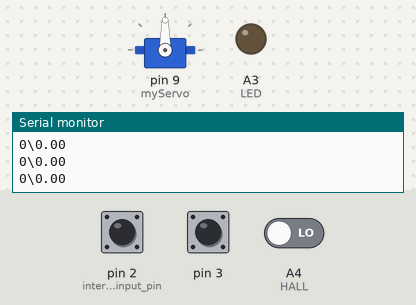
Bench run of a sketch on a simulated Arduino Uno, built for the host (arithmetic inside an expression is 32-bit, double 64-bit). On the bench: servo, output pins drawn as LEDs (lit = HIGH), the last lines printed to the serial monitor. The inputs (shaded band) are chosen by the test bench; at power-on: pin 2 (internal_pullup_input_pin) HIGH, pin 3 HIGH, A4 (HALL) LOW.

Above: at 1.8 s.
1.9 s: pin 2 (internal_pullup_input_pin) pulled LOW for 0.6 s
At 3.4 s:
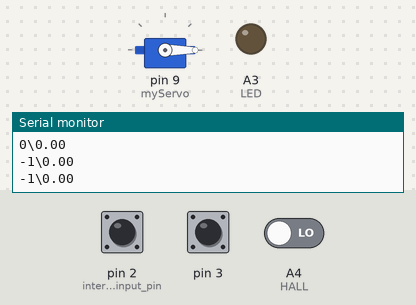
Timing chart, 0 to 4.9 s (numbered marks = the images above; inputs shaded):
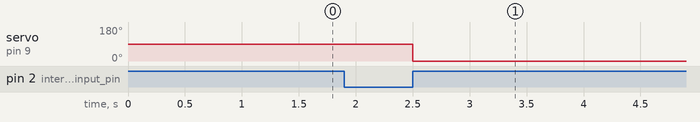

The sketch:

arduino_velocity_and_angle.ino
```cpp
#include <Servo.h>
// set up the variables
#define LED A3
#define HALL A4
int revolutions = 0;
const int radius = 9; //wheel radius in inches
float circumference;
long timer = 0; // time ebtween one full rotation (in ms)
float velocity = 0.00; // miles per hours
int maxHallCounter = 100; //min time (in ms) of one rotation (for debouncing)
int hallCounter;
volatile long temp, pos, counter = 0;
int hallVal;
Servo myServo;

void setup() {
  circumference = M_PI * 2 * radius;
  hallCounter = maxHallCounter;

  // set up of ENCODER
  pinMode(2, INPUT_PULLUP); // internal pullup input pin 2
  pinMode(3, INPUT_PULLUP); // internalเป็น pullup input pin 3
  //Setting up interrupt
  //A rising pulse from encodenren activated ai0(). AttachInterrupt 0 is DigitalPin nr 2 on moust Arduino.
  attachInterrupt(0, ai0, RISING);

  //B rising pulse from encodenren activated ai1(). AttachInterrupt 1 is DigitalPin nr 3 on moust Arduino.
  attachInterrupt(1, ai1, RISING);

  myServo.attach(9,544,2500);

  //set up of HE-SENSOR
  pinMode(LED, OUTPUT);
  pinMode(HALL, INPUT);

  //TIMER SETUP - timer interrupt allows precise timed measurements of the switch
  cli(); //stop interrupts

  //set timer1 intterupt at 1kHz
  TCCR1A = 0; // set entire TCCR1A register to 0
  TCCR1B = 0; // set entire TCCR1B register to 0
  TCNT1 = 0; // set entire TCNT1 register to 0

  //set timer count for 1khz increments
  OCR1A = 1999; //(1/1000) / ((1/16*10^6)) * 8) - 1
  //turn on CTC
  TCCR1B |= (1 << WGM12);
  //set CS11 bit for 8 prescaler
  TCCR1B |= (1 << CS11);
  //enable timer compare interrupt
  TIMSK1 |= (1 << OCIE1A);

  sei(); //allow interrupts
  //END TIMER SETUP

  Serial.begin (9600);

}

ISR(TIMER2_COMPA_vect){ //interrupt at freq of 1kHZ to measure reed switch
//switched from TIMER1_COMPA_VECTOR to TIMER2 because overlap in timers with the Servo
  hallVal = digitalRead(HALL); //get val of HALL
  if (hallVal){ ///if switch is closed
    if( hallCounter == 0){//min time between pulses has passed
      velocity = (56.8 * float(circumference)) / float(timer); //calculate
      timer = 0; //reset timer
      hallCounter = maxHallCounter; //reset hallCounter
    } else {
      if(hallCounter > 0) { // don't let counter go negative
        hallCounter -=1; //decrement hallCounter
      }
    }
  } else {// if switch is open
    if(hallCounter > 0) { // don't let counter go negative
        hallCounter -=1; //decrement hallCounter
      }
  }

  if( timer > 2000){
    velocity = 0; //if no new pulses from switch -> tire is still, set velocity to 0
  } else {
    timer += 1;
  }
}

void loop(){
  //HE-SENSOR code
  //Serial.println(digitalRead(HALL));

  //if magnet is read, increment revolutions
  if(digitalRead(HALL) == 1){
    revolutions ++;
  }

  //Prints out: counter\velocity
  Serial.print(counter);
  Serial.print("\\");
  Serial.print(velocity);
  Serial.print("\n");

  if(counter != temp){ //send value of counter to servo to change accordingly
    temp = counter;
    pos = counter/33;
    myServo.write(pos);
  }

  delay(500); //delay for .5 second
}

void ai0() {
  // ai0 is activated if DigitalPin nr 2 is going from LOW to HIGH
  // Check pin 3 to determine the direction
  if(digitalRead(3)==LOW) {
    counter++;
    }else{
      counter--;
    }
}

  void ai1() {
  // ai0 is activated if DigitalPin nr 3 is going from LOW to HIGH
  // Check with pin 2 to determine the direction
  if(digitalRead(2)==LOW) {
    counter--;
    }else{
      counter++;
    }
}
```

Measured:
- after the input at 1.9 s, servo on pin 9 (myServo): 90° → 0° after 0.60 s
